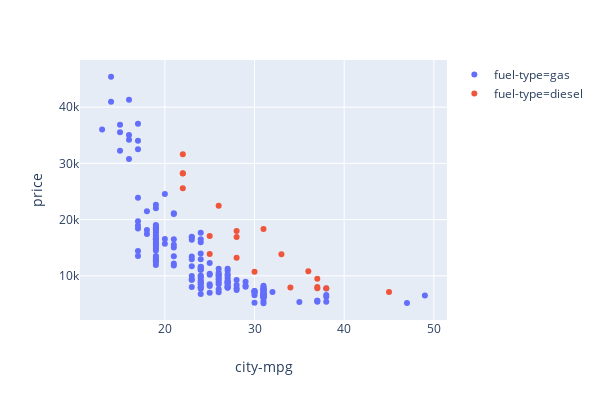

Notebook cell for this chart:
### Markdown cell above
#### Scatter plots with Pandas

While you can create most any visualization using Matplotlib, with enough code, you may want a simpler approach if your data are in a Pandas data frame. The Pandas package contains a number of useful plot methods which operate on data frames. The simple recipe for plotting from Pandas data frames is:

- Use the plot method, specifing the ``kind`` argument, or use a chart-specific plot method.
- Specify the columns with the values for the ``x`` and ``y`` axes.

### Code cell
### Please notice that here labels are automatically done by pandas but not the title. 
### but using matplot, all needs to  be defined explictly.

# fig = plt.figure(figsize=(6, 4))
# # ax=fig.gca()
# auto_prices.plot.scatter( x = 'city-mpg',y = 'price',ax=ax ,color='k',alpha=0.5)

# ### but we can still set the labels explicitly using axis.set methof
# ax.set_title("Scatter Plot Mileage vs Price")
# ax.set_xlabel("Mileage in Y cateegory")
# ax.set_ylabel("Prices in x category")


### now wants to plot the scatter plot mileage vs price with the color for each fuel-type (gas or diesel with differnet)
### we need to write a little bit of code to make this work using pandas plot method

fig=plt.figure()
ax = fig.gca()
auto_prices.loc[auto_prices['fuel-type']=='diesel',:].plot(kind='scatter', x= 'city-mpg', y='price', color='red', ax=ax)
auto_prices.loc[auto_prices['fuel-type']=='gas',:].plot(kind='scatter', x= 'city-mpg', y='price', color='green', ax=ax)
auto_prices.plot.scatter(x="price", y="city-mpg", c="price")

### The above coloring issue can be handled directly with one line of code using SNS.
import seaborn as sns
# sns.set_style("whiteback")
sns.lmplot(data = auto_prices, x ='city-mpg',y = 'price', hue = "fuel-type", palette="Set2", fit_reg = False)  

### The above coloring issue can be handled directly with one line of code using plotly
import plotly_express as px
px.scatter(auto_prices,  x= 'city-mpg', y='price',color='fuel-type', width=600, height=400)

### Figure 1 — Plotly figure (JSON) as saved in the notebook; plotly's stock layout.template omitted (floating-point values rounded to 4 significant figures; data arrays with more than 128 entries replaced by an {"elided": "..."} marker saying what was removed)
{"data": [{"hoverlabel": {"namelength": 0}, "hovertemplate": "fuel-type=gas<br>city-mpg=%{x}<br>price=%{y}", "legendgroup": "fuel-type=gas", "marker": {"color": "#636efa", "symbol": "circle"}, "mode": "markers", "name": "fuel-type=gas", "showlegend": true, "type": "scatter", "uid": "c576519f-6ec5-4a81-bcde-ea2daa7da5f3", "x": {"elided": "175 int values"}, "xaxis": "x", "y": {"elided": "175 int values"}, "yaxis": "y"}, {"hoverlabel": {"namelength": 0}, "hovertemplate": "fuel-type=diesel<br>city-mpg=%{x}<br>price=%{y}", "legendgroup": "fuel-type=diesel", "marker": {"color": "#EF553B", "symbol": "circle"}, "mode": "markers", "name": "fuel-type=diesel", "showlegend": true, "type": "scatter", "uid": "ae90df43-6d7d-4d52-84d6-50b7f6231673", "x": [36, 31, 22, 22, 22, 22, 45, 28, 25, 28, 25, 28, 34, 38, 30, 37, 37, 37, 33, 26], "xaxis": "x", "y": [10795, 18344, 25552, 28248, 28176, 31600, 7099, 13200, 13860, 16900, 17075, 17950, 7898, 7788, 10698, 7775, 7995, 9495, 13845, 22470], "yaxis": "y"}], "layout": {"grid": {"xaxes": ["x"], "xgap": 0.1, "xside": "bottom", "yaxes": ["y"], "ygap": 0.1, "yside": "left"}, "height": 400, "legend": {"tracegroupgap": 0}, "margin": {"t": 60}, "width": 600, "xaxis": {"title": {"text": "city-mpg"}}, "yaxis": {"title": {"text": "price"}}}}
